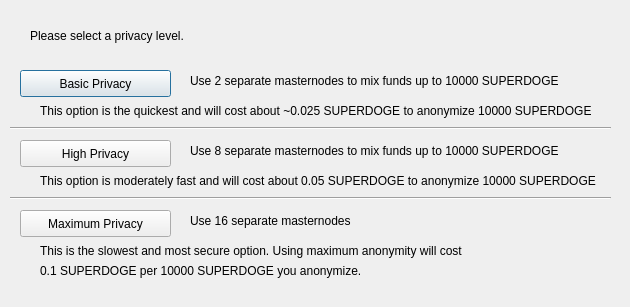
<?xml version="1.0" encoding="UTF-8"?>
<ui version="4.0">
 <class>ObfuscationConfig</class>
 <widget class="QDialog" name="ObfuscationConfig">
  <property name="geometry">
   <rect>
    <x>0</x>
    <y>0</y>
    <width>630</width>
    <height>307</height>
   </rect>
  </property>
  <property name="windowTitle">
   <string>Configure Obfuscation</string>
  </property>
  <widget class="QPushButton" name="buttonBasic">
   <property name="geometry">
    <rect>
     <x>20</x>
     <y>70</y>
     <width>151</width>
     <height>27</height>
    </rect>
   </property>
   <property name="text">
    <string>Basic Privacy</string>
   </property>
  </widget>
  <widget class="QPushButton" name="buttonHigh">
   <property name="geometry">
    <rect>
     <x>20</x>
     <y>140</y>
     <width>151</width>
     <height>27</height>
    </rect>
   </property>
   <property name="text">
    <string>High Privacy</string>
   </property>
  </widget>
  <widget class="QPushButton" name="buttonMax">
   <property name="geometry">
    <rect>
     <x>20</x>
     <y>210</y>
     <width>151</width>
     <height>27</height>
    </rect>
   </property>
   <property name="text">
    <string>Maximum Privacy</string>
   </property>
  </widget>
  <widget class="QLabel" name="label">
   <property name="geometry">
    <rect>
     <x>30</x>
     <y>20</y>
     <width>571</width>
     <height>31</height>
    </rect>
   </property>
   <property name="text">
    <string>Please select a privacy level.</string>
   </property>
  </widget>
  <widget class="QLabel" name="label_2">
   <property name="geometry">
    <rect>
     <x>190</x>
     <y>70</y>
     <width>421</width>
     <height>21</height>
    </rect>
   </property>
   <property name="text">
    <string>Use 2 separate masternodes to mix funds up to 10000 SUPERDOGE</string>
   </property>
  </widget>
  <widget class="QLabel" name="label_3">
   <property name="geometry">
    <rect>
     <x>190</x>
     <y>140</y>
     <width>411</width>
     <height>21</height>
    </rect>
   </property>
   <property name="text">
    <string>Use 8 separate masternodes to mix funds up to 10000 SUPERDOGE</string>
   </property>
  </widget>
  <widget class="QLabel" name="label_4">
   <property name="geometry">
    <rect>
     <x>190</x>
     <y>210</y>
     <width>421</width>
     <height>21</height>
    </rect>
   </property>
   <property name="text">
    <string>Use 16 separate masternodes</string>
   </property>
  </widget>
  <widget class="QLabel" name="label_6">
   <property name="geometry">
    <rect>
     <x>40</x>
     <y>100</y>
     <width>561</width>
     <height>21</height>
    </rect>
   </property>
   <property name="text">
    <string>This option is the quickest and will cost about ~0.025 SUPERDOGE to anonymize 10000 SUPERDOGE</string>
   </property>
  </widget>
  <widget class="QLabel" name="label_7">
   <property name="geometry">
    <rect>
     <x>40</x>
     <y>170</y>
     <width>561</width>
     <height>21</height>
    </rect>
   </property>
   <property name="text">
    <string>This option is moderately fast and will cost about 0.05 SUPERDOGE to anonymize 10000 SUPERDOGE</string>
   </property>
  </widget>
  <widget class="QLabel" name="label_8">
   <property name="geometry">
    <rect>
     <x>40</x>
     <y>240</y>
     <width>561</width>
     <height>21</height>
    </rect>
   </property>
   <property name="text">
    <string>This is the slowest and most secure option. Using maximum anonymity will cost</string>
   </property>
  </widget>
  <widget class="QLabel" name="label_9">
   <property name="geometry">
    <rect>
     <x>40</x>
     <y>260</y>
     <width>561</width>
     <height>21</height>
    </rect>
   </property>
   <property name="text">
    <string>0.1 SUPERDOGE per 10000 SUPERDOGE you anonymize.</string>
   </property>
  </widget>
  <widget class="Line" name="line">
   <property name="geometry">
    <rect>
     <x>10</x>
     <y>120</y>
     <width>601</width>
     <height>16</height>
    </rect>
   </property>
   <property name="orientation">
    <enum>Qt::Horizontal</enum>
   </property>
  </widget>
  <widget class="Line" name="line_2">
   <property name="geometry">
    <rect>
     <x>10</x>
     <y>190</y>
     <width>601</width>
     <height>16</height>
    </rect>
   </property>
   <property name="orientation">
    <enum>Qt::Horizontal</enum>
   </property>
  </widget>
 </widget>
 <resources/>
 <connections/>
</ui>
